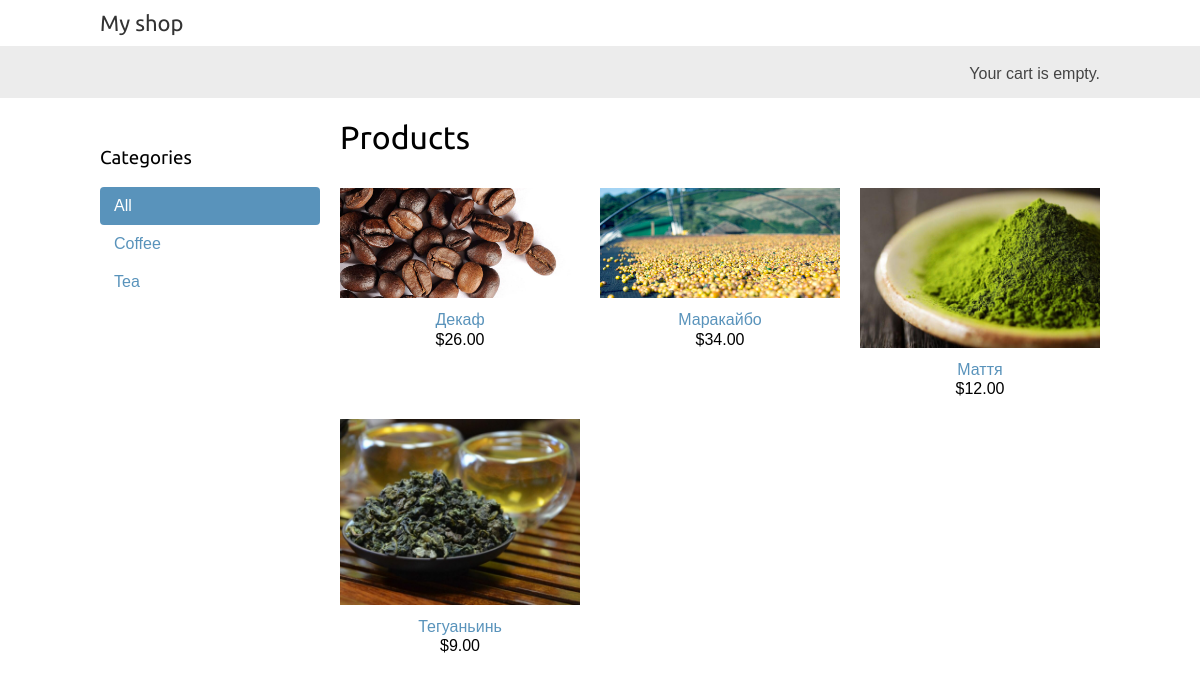
The page / on the database its author committed.
### shop/models.py (models this page shows, shortened)
class Category(models.Model):
    name = models.CharField(max_length=200, db_index=True)
    slug = models.SlugField(max_length=200, unique=True)
    class Meta:
        ordering = ('name',)
        verbose_name = 'category'
        verbose_name_plural = 'categories'
    def get_absolute_url(self):
        return reverse('shop:product_list_by_category',
                       args=[self.slug])

class Product(models.Model):
    category = models.ForeignKey(Category, related_name='products', on_delete=models.CASCADE)
    name = models.CharField(max_length=200, db_index=True)
    slug = models.SlugField(max_length=200, db_index=True)
    image = models.ImageField(upload_to='products/%Y/%m/%d', blank=True)
    description = models.TextField(blank=True)
    price = models.DecimalField(max_digits=10, decimal_places=2)
    available = models.BooleanField(default=True)
    created = models.DateTimeField(auto_now_add=True)
    updated = models.DateTimeField(auto_now=True)
    class Meta:
        ordering = ('name',)
        index_together = (('id', 'slug'),)
    def get_absolute_url(self):
        return reverse('shop:product_detail',
                       args=[self.id, self.slug])

### shop/views.py (the view)
# urls.py: path('', views.product_list, name='product_list'),
def product_list(request, category_slug=None):
    category = None
    categories = Category.objects.all()
    products = Product.objects.filter(available=True)
    if category_slug:
        category = get_object_or_404(Category, slug=category_slug)
        products = products.filter(category=category)
    return render(request, 'shop/product/list.html', {'category': category, 'categories': categories,
                                                      'products': products})

### cart/cart.py (called while the page is built)
    def __len__(self):
        return sum(item['quantity'] for item in self.cart.values())

### cart/context_processors.py (called while the page is built)
def cart(request):
    return {'cart': Cart(request)}

### shop/templates/shop/product/list.html (shortened to what this page needs)
{% extends "shop/base.html" %}
{% load static %}
{% block content %}
    <div id="sidebar">
        <h3>Categories</h3>
        <ul>
            <li {% if not category %}class="selected"{% endif %}>
                <a href="{% url 'shop:product_list' %}">All</a>
            </li>
            {% for c in categories %}
                <li >
                    <a href="{{ c.get_absolute_url }}">{{ c.name }}</a>
                </li>
            {% endfor %}
        </ul>
    </div>
    <div id="main" class="product-list">
        <h1>{% if category %}{{ category.name }}{% else %}Products
        {% endif %}</h1>
        {% for product in products %}
            <div class="item">
                <a href="{{ product.get_absolute_url }}">
                    <img src="{% if product.image %}{{ product.image.url }}{% else %}{% static 'img/no_image.png' %}{% endif %}">
                </a>
                <a href="{{ product.get_absolute_url }}">{{ product.name }}</a>
                <br>
                ${{ product.price }}
            </div>
        {% endfor %}
    </div>
{% endblock %}

### shop/templates/shop/base.html (shortened to what this page needs)
{% load static %}
<!DOCTYPE html>
<html>
  <head>
    <link href="{% static 'css/base.css' %}" rel="stylesheet">
  </head>
  <body>
    <div id="header">
      <a href="/" class="logo">My shop</a>
    </div>
    <div id="subheader">
      <div class="cart">
        {% with total_items=cart|length %}
            {% if total_items > 0 %}
            Your cart:
              <a href="{% url 'cart:cart_detail' %}">
                {{ total_items }} item{{ total_items|pluralize }},
                ${{ cart.get_total_price }}
              </a>
          {% else %}
            Your cart is empty.
          {% endif %}
        {% endwith %}
      </div>
    </div>
    <div id="content">
      {% block content %}
      {% endblock %}
    </div>
  </body>
</html>

### shop/static/css/base.css (style rules this page uses)
body { margin:0; padding:0; font-family:helvetica, sans-serif; }
h1, h2, h3, h4, h5 , h6 { font-family: 'Ubuntu', sans-serif; font-weight:normal; }
a { text-decoration:none; color:#5993bb; }
#header { padding:10px 100px; font-size:18px; overflow:auto; }
#subheader { background:#ececec; color:#444; padding:15px 100px; overflow:auto; }
#header .logo { font-family: 'Ubuntu', sans-serif; float:left; color:#333; font-size:22px; margin-right:10%; }
#subheader .cart { float:right; padding-top:4px; }
#content { padding:0 100px; overflow:hidden; }
#sidebar { width:220px; padding:30px 20px 0 0; float:left; }
#sidebar ul { margin:0; padding:0; }
#sidebar ul li { margin:0; list-style:none; padding:10px 14px; }
#sidebar ul li a { display:block; }
#sidebar ul li.selected { background:#5993bb; border-radius:4px; }
#sidebar ul li.selected a { color:#fff; }
#main { float:left; width: 96%; margin-right:-220px; overflow:hidden; }
.product-list .item { width:25%; padding:10px 20px 10px 0; float:left; text-align:center; line-height:1.2; }
.product-list .item img { width:100%; margin-bottom:8px; }

### rows shown on the page
Category: name "Coffee"
Category: name "Tea"
Product: image (picture), name "Декаф", price "26.00"
Product: image (picture), name "Маракайбо", price "34.00"
Product: image (picture), name "Маття", price "12.00"
Product: image (picture), name "Тегуаньинь", price "9.00"
